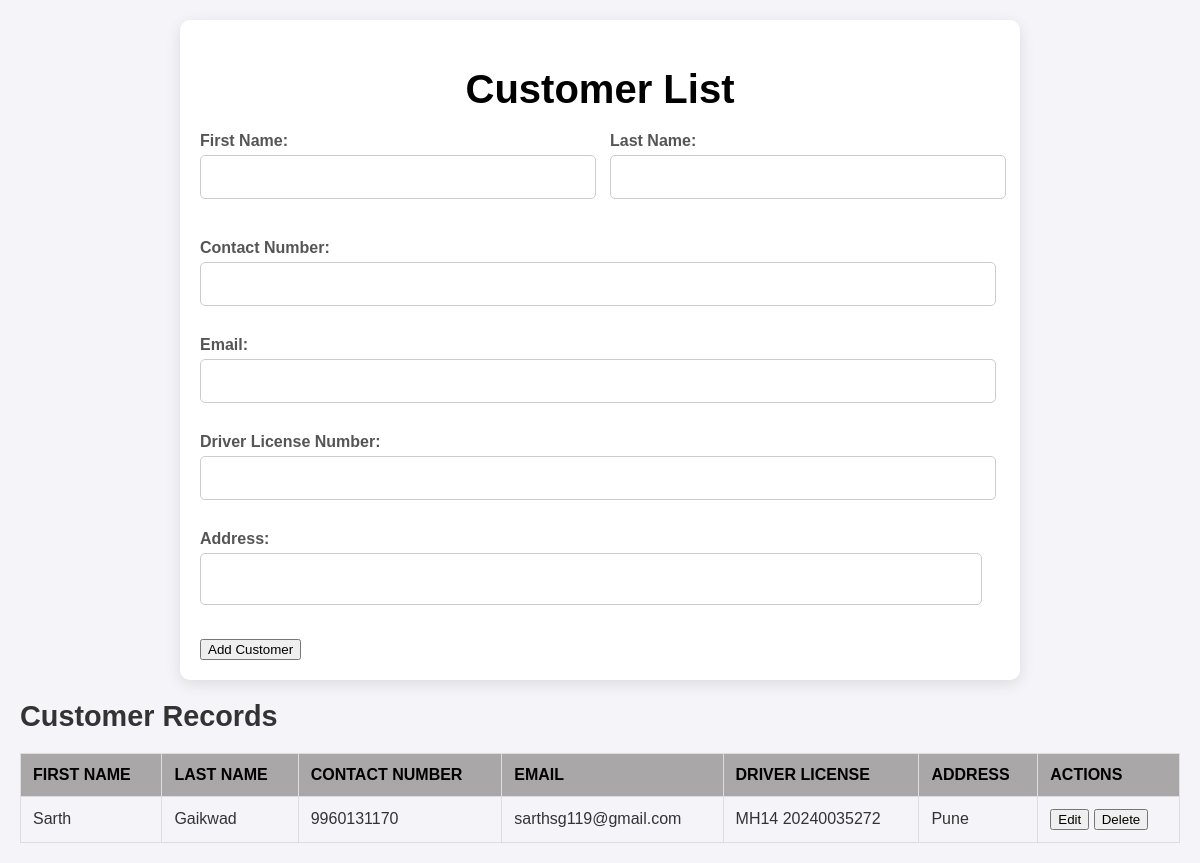
Page /customers on the committed database.
### tables this page shows
CREATE TABLE Customer (
                    customer_id INTEGER PRIMARY KEY AUTOINCREMENT,
                    first_name TEXT NOT NULL,
                    last_name TEXT NOT NULL,
                    contact_number TEXT,
                    email TEXT,
                    driver_license_number TEXT NOT NULL,
                    address TEXT
                );

### app.py (the view)
@app.route('/customers')
def customers():
    conn = get_db_connection()
    cur = conn.cursor()
    cur.execute("SELECT * FROM Customer")
    customers = cur.fetchall()  # Fetch all customer records
    conn.close()  # Close the connection after use
    return render_template('customer.html', customers=customers)

### app.py (called while the page is built)
def get_db_connection():
    conn = sqlite3.connect('car_rental.db', check_same_thread=False)
    conn.row_factory = sqlite3.Row  # Return rows as dictionaries
    return conn

### templates/customer.html (shortened to what this page needs)
<!DOCTYPE html>
<html lang="en">
<head>
    <link rel="stylesheet" href="{{ url_for('static', filename='customer.css') }}">
</head>
<body>
    <div class="container">
        <header>
            <h1>Customer List</h1>
        </header>
        <form action="/add_customer" method="POST" class="customer-form">
            <div class="form-row">
                <div class="form-group">
                    <label for="first_name">First Name:</label>
                    <input type="text" id="first_name" name="first_name" required>
                </div>
                <div class="form-group">
                    <label for="last_name">Last Name:</label>
                    <input type="text" id="last_name" name="last_name" required>
                </div>
            </div>
            <div class="form-group1">
                <label for="contact_number">Contact Number:</label>
                <input type="text" id="contact_number" name="contact_number" required>
            </div>
            <div class="form-group1">
                <label for="email">Email:</label>
                <input type="email" id="email" name="email" required>
            </div>
            <div class="form-group1">
                <label for="driver_license">Driver License Number:</label>
                <input type="text" id="driver_license" name="driver_license" required>
            </div>
            <div class="form-group">
                <label for="address">Address:</label>
                <textarea id="address" name="address" required></textarea>
            </div>
            <button type="submit" class="submit-button">Add Customer</button>
        </form>
</div>
<div>
    <h2>Customer Records</h2>
<table class="customers-table">
    <thead>
        <tr>
            <th>First Name</th>
            <th>Last Name</th>
            <th>Contact Number</th>
            <th>Email</th>
            <th>Driver License</th>
            <th>Address</th>
            <th>Actions</th>
        </tr>
    </thead>
    <tbody>
        {% for customer in customers %}
        <tr>
            <td>{{ customer['first_name'] }}</td>
            <td>{{ customer['last_name'] }}</td>
            <td>{{ customer['contact_number'] }}</td>
            <td>{{ customer['email'] }}</td>
            <td>{{ customer['driver_license_number'] }}</td>
            <td>{{ customer['address'] }}</td>
            <td>
                <button type="button" class="toggle-update-button">Edit</button>
                <form action="/delete_customer/{{ customer['customer_id'] }}" method="POST" style="display:inline;">
                    <button type="submit" class="delete-button">Delete</button>
                </form>
            </td>
        </tr>
        {% endfor %}
    </tbody>
</table>
</div>
</body>
</html>

### static/customer.css (style rules this page uses)
body { font-family: 'Arial', sans-serif; background-color: #f4f4f9; margin: 0; padding: 20px; color: #333; }
.container { max-width: 800px; margin: auto; background: #fff; padding: 20px; border-radius: 10px; box-shadow: 0 4px 15px rgba(0, 0, 0, 0.1); }
h1 { text-align: center; color: #000000; margin-bottom: 20px; font-size: 2.5em; }
h2 { margin-top: 20px; margin-bottom: 10px; color: #333; font-size: 1.8em; }
.form-group, .form-group1 { margin-bottom: 15px; flex: 1; margin-right: 10px; }
.form-group:last-child, .form-group1:last-of-type { margin-right: 0; }
label { display: block; margin-bottom: 5px; font-weight: bold; color: #555; }
input[type="text"], input[type="email"], input, textarea, select { width: calc(100% - 20px); padding: 12px; margin-bottom: 15px; border: 1px solid #ccc; border-radius: 5px; font-size: 16px; transition: border-color 0.3s; }
textarea { resize: none; height: 40px; padding: 5px; font-size: 14px; }
.customers-table { width: 100%; border-collapse: collapse; margin-top: 20px; }
.customers-table th, .customers-table td { padding: 12px; text-align: left; border: 1px solid #ddd; }
.customers-table th { background-color: #a9a7a7; color: #000000; text-transform: uppercase; font-weight: bold; }
.form-row { display: flex; justify-content: space-between; margin-bottom: 10px; }
.form-group:nth-child(2) { margin-left: 10px; }
.form-group1 { margin-left: 0px; }

### rows in the picture
Customer: first_name "Sarth", last_name "Gaikwad", contact_number "9960131170", email "sarthsg119@gmail.com", driver_license_number "MH14 20240035272", address "Pune"
